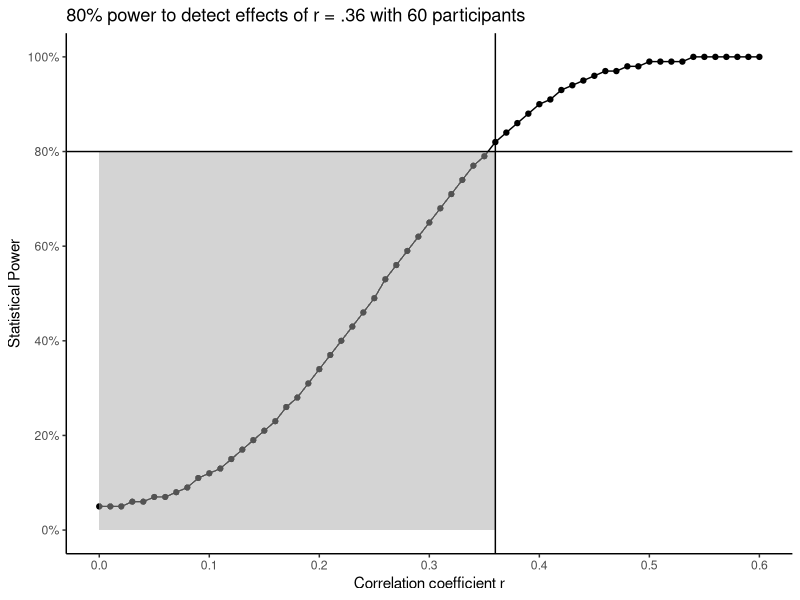
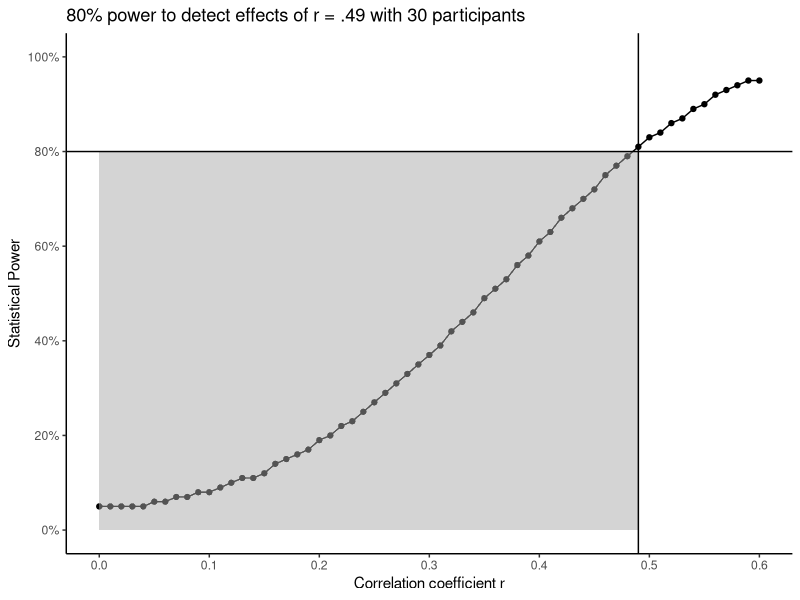

The R source for these figures, in order: (Note: this script raises an error after producing the figures.)
## ---- chunk 1
library(pwr)
library(tidyverse)
library(knitr)
## ---- chunk 2
pwr.t.test(d = 0.54,
           sig.level = .05,
           power = .84,
           type = "paired",
           alternative = "two.sided")
## ---- chunk 3

power_table <- expand.grid(
  effects = seq(0, 0.6, 0.01),
  sample_size = c(30, 60),
  power = 0)

for (i in 1:nrow(power_table)){
  power <- pwr.r.test(r = power_table$effects[i],
                                        sig.level = .05,
                                        n = power_table$sample_size[i])$power
  
  power_table$power[i] <- round(power, 2)
}

power_table %>% 
  filter(sample_size == 60) %>% 
  ggplot(aes(x = effects, y = power)) +
  geom_point() + 
  geom_line() +
  theme_classic() + 
  geom_rect(aes(xmin = 0, xmax = .36, ymin = 0, ymax = 0.8), 
            fill="grey",
            alpha=0.01) + 
  geom_vline(xintercept = .36) + 
  geom_hline(yintercept = .80) + 
  scale_x_continuous(name = "Correlation coefficient r", breaks = seq(0, 0.6, 0.1)) + 
  scale_y_continuous(name = "Statistical Power", breaks = seq(0, 1, 0.2), limits = c(0, 1), labels = scales::percent_format(accuracy = 1)) + 
  labs(title = "80% power to detect effects of r = .36 with 60 participants")

## ---- chunk 4

power_table %>% 
  filter(sample_size == 30) %>% 
  ggplot(aes(x = effects, y = power)) +
  geom_point() + 
  geom_line() +
  theme_classic() + 
  geom_rect(aes(xmin = 0, xmax = .49, ymin = 0, ymax = 0.8), 
            fill="grey",
            alpha=0.01) + 
  geom_vline(xintercept = .49) + 
  geom_hline(yintercept = .80) + 
  scale_x_continuous(name = "Correlation coefficient r", breaks = seq(0, 0.6, 0.1)) + 
  scale_y_continuous(name = "Statistical Power", breaks = seq(0, 1, 0.2), limits = c(0, 1), labels = scales::percent_format(accuracy = 1)) + 
  labs(title = "80% power to detect effects of r = .49 with 30 participants")

## ---- chunk 5
cat("- Sidedness of the test?", mcq(c("Included", answer = "Missing")))
## ---- chunk 6
cat("- Justification for effect size?", mcq(c("Included", answer = "Missing")))
## ---- chunk 7
cat("- Type of effect size?", mcq(c("Included", answer = "Missing")))
## ---- chunk 8
cat("- Alpha value?", mcq(c(answer = "Included", "Missing")))
## ---- chunk 9
cat("- Value of the effect size?", mcq(c("Included", answer = "Missing")))
## ---- chunk 10
cat("- Power / beta value?", mcq(c(answer = "Included", "Missing")))
## ---- chunk 11
cat("- Sample size?", mcq(c(answer = "Included", "Missing")))
## ---- chunk 12
cat("- Sidedness of the test?", mcq(c("Included", answer = "Missing")))
## ---- chunk 13
cat("- Justification for effect size?", mcq(c("Included", answer = "Missing")))
## ---- chunk 14
cat("- Type of effect size?", mcq(c(answer = "Included", "Missing")))
## ---- chunk 15
cat("- Alpha value?", mcq(c(answer = "Included", "Missing")))
## ---- chunk 16
cat("- Value of the effect size?", mcq(c(answer = "Included", "Missing")))
## ---- chunk 17
cat("- Power / beta value?", mcq(c(answer = "Included", "Missing")))
## ---- chunk 18
cat("- Sample size?", mcq(c(answer = "Included", "Missing")))
## ---- chunk 19
cat("- Sidedness of the test?", mcq(c(answer = "Included", answer = "Missing")))
## ---- chunk 20
cat("- Justification for effect size?", mcq(c(answer = "Included", "Missing")))
## ---- chunk 21
cat("- Type of effect size?", mcq(c(answer = "Included", "Missing")))
## ---- chunk 22
cat("- Alpha value?", mcq(c(answer = "Included", "Missing")))
## ---- chunk 23
cat("- Value of the effect size?", mcq(c(answer = "Included", "Missing")))
## ---- chunk 24
cat("- Power / beta value?", mcq(c(answer = "Included", "Missing")))
## ---- chunk 25
cat("- Sample size?", mcq(c(answer = "Included", "Missing")))
## ---- chunk 26
pwr.t.test(d = 0.54,
           sig.level = .05,
           power = .84,
           type = "paired",
           alternative = "two.sided")
## ---- chunk 27
pwr.t.test(n = 20,
           sig.level = .05,
           power = .84,
           type = "paired",
           alternative = "two.sided")
